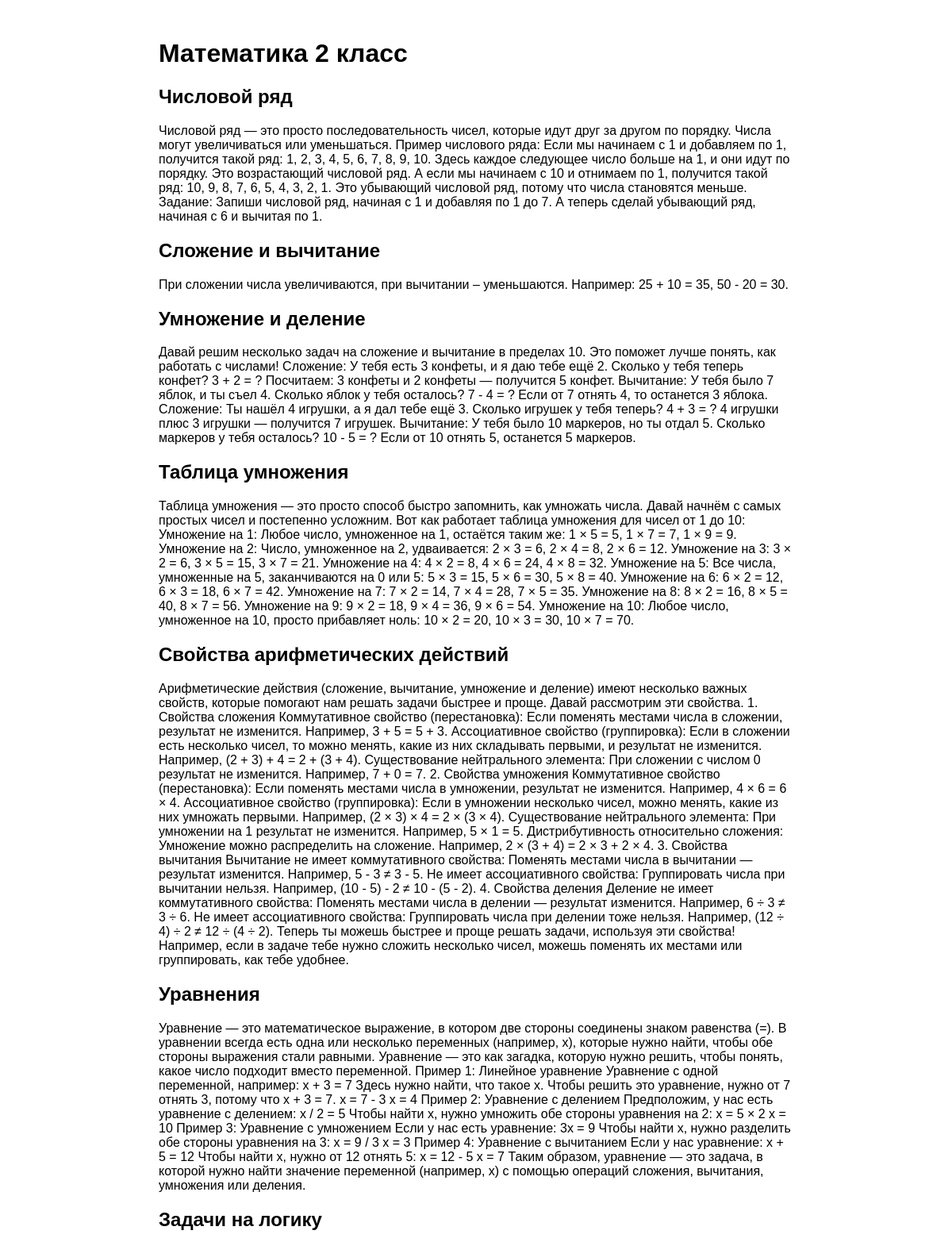
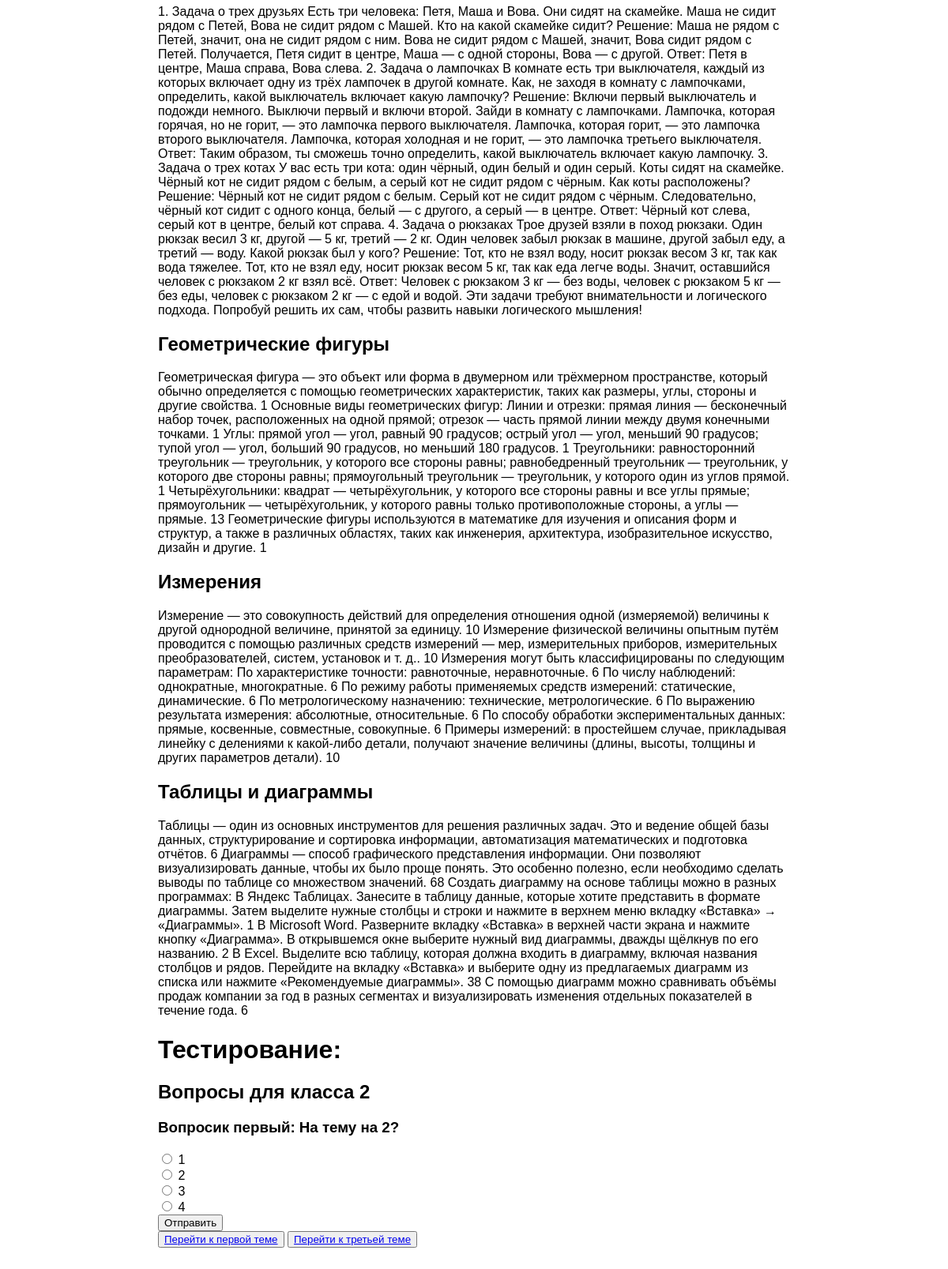
The app's page /second/ with its own data (2 pictures, top to bottom).
### core/models.py (models this page shows, shortened)
class Question(models.Model):
    text = models.TextField()
    classroom = models.ForeignKey(Classroom, on_delete=models.CASCADE, related_name="questions")

class Answer(models.Model):
    question = models.ForeignKey(Question, on_delete=models.CASCADE, related_name="answers")
    text = models.CharField(max_length=255)
    is_correct = models.BooleanField(default=False)

### core/views.py (the view)
# urls.py: path('second/', second_class_view, name='second'),
def second_class_view(request):
    classroom_id = 2
    questions = Question.objects.filter(classroom_id=classroom_id)
    return render(request, "second.html", {"questions": questions, "classroom_id": classroom_id})

### core/templates/second.html (shortened to what this page needs)
<!DOCTYPE html>
<html lang="ru">
  <head>
    {% load static %}
    <link rel="stylesheet" href="{% static 'css/style.css' %}" />
  </head>
  <body class="box">
    <div class="box_1">
      <h1>Математика 2 класс</h1>
      <div class="topic">
        <h2>Числовой ряд</h2>
        <p>
          Числовой ряд — это просто последовательность чисел, которые идут друг
          за другом по порядку. Числа могут увеличиваться или уменьшаться.
          Пример числового ряда: Если мы начинаем с 1 и добавляем по 1,
          получится такой ряд: 1, 2, 3, 4, 5, 6, 7, 8, 9, 10. Здесь каждое
          следующее число больше на 1, и они идут по порядку. Это возрастающий
          числовой ряд. А если мы начинаем с 10 и отнимаем по 1, получится такой
          ряд: 10, 9, 8, 7, 6, 5, 4, 3, 2, 1. Это убывающий числовой ряд, потому
          что числа становятся меньше. Задание: Запиши числовой ряд, начиная с 1
          и добавляя по 1 до 7. А теперь сделай убывающий ряд, начиная с 6 и
          вычитая по 1.
        </p>
      </div>
      <div class="topic">
        <h2>Сложение и вычитание</h2>
        <p>
          При сложении числа увеличиваются, при вычитании – уменьшаются.
          Например: 25 + 10 = 35, 50 - 20 = 30.
        </p>
      </div>
      <div class="topic">
        <h2>Умножение и деление</h2>
        <p>
          Давай решим несколько задач на сложение и вычитание в пределах 10. Это
          поможет лучше понять, как работать с числами! Сложение: У тебя есть 3
          конфеты, и я даю тебе ещё 2. Сколько у тебя теперь конфет? 3 + 2 = ?
          Посчитаем: 3 конфеты и 2 конфеты — получится 5 конфет. Вычитание: У
          тебя было 7 яблок, и ты съел 4. Сколько яблок у тебя осталось? 7 - 4 =
          ? Если от 7 отнять 4, то останется 3 яблока. Сложение: Ты нашёл 4
          игрушки, а я дал тебе ещё 3. Сколько игрушек у тебя теперь? 4 + 3 = ?
          4 игрушки плюс 3 игрушки — получится 7 игрушек. Вычитание: У тебя было
          10 маркеров, но ты отдал 5. Сколько маркеров у тебя осталось? 10 - 5 =
          ? Если от 10 отнять 5, останется 5 маркеров.
        </p>
      </div>
      <div class="topic">
        <h2>Таблица умножения</h2>
        <p>
          Таблица умножения — это просто способ быстро запомнить, как умножать
          числа. Давай начнём с самых простых чисел и постепенно усложним. Вот
          как работает таблица умножения для чисел от 1 до 10: Умножение на 1:
          Любое число, умноженное на 1, остаётся таким же: 1 × 5 = 5, 1 × 7 = 7,
          1 × 9 = 9. Умножение на 2: Число, умноженное на 2, удваивается: 2 × 3
          = 6, 2 × 4 = 8, 2 × 6 = 12. Умножение на 3: 3 × 2 = 6, 3 × 5 = 15, 3 ×
          7 = 21. Умножение на 4: 4 × 2 = 8, 4 × 6 = 24, 4 × 8 = 32. Умножение
          на 5: Все числа, умноженные на 5, заканчиваются на 0 или 5: 5 × 3 =
          15, 5 × 6 = 30, 5 × 8 = 40. Умножение на 6: 6 × 2 = 12, 6 × 3 = 18, 6
          × 7 = 42. Умножение на 7: 7 × 2 = 14, 7 × 4 = 28, 7 × 5 = 35.
          Умножение на 8: 8 × 2 = 16, 8 × 5 = 40, 8 × 7 = 56. Умножение на 9: 9
          × 2 = 18, 9 × 4 = 36, 9 × 6 = 54. Умножение на 10: Любое число,
          умноженное на 10, просто прибавляет ноль: 10 × 2 = 20, 10 × 3 = 30, 10
          × 7 = 70.
        </p>
      </div>
      <div class="topic">
        <h2>Свойства арифметических действий</h2>
        <p>
          Арифметические действия (сложение, вычитание, умножение и деление)
          имеют несколько важных свойств, которые помогают нам решать задачи
          быстрее и проще. Давай рассмотрим эти свойства. 1. Свойства сложения
          Коммутативное свойство (перестановка): Если поменять местами числа в
          сложении, результат не изменится. Например, 3 + 5 = 5 + 3.
          Ассоциативное свойство (группировка): Если в сложении есть несколько
          чисел, то можно менять, какие из них складывать первыми, и результат
          не изменится. Например, (2 + 3) + 4 = 2 + (3 + 4). Существование
          нейтрального элемента: При сложении с числом 0 результат не изменится.
          Например, 7 + 0 = 7. 2. Свойства умножения Коммутативное свойство
          (перестановка): Если поменять местами числа в умножении, результат не
          изменится. Например, 4 × 6 = 6 × 4. Ассоциативное свойство
          (группировка): Если в умножении несколько чисел, можно менять, какие
          из них умножать первыми. Например, (2 × 3) × 4 = 2 × (3 × 4).
          Существование нейтрального элемента: При умножении на 1 результат не
          изменится. Например, 5 × 1 = 5. Дистрибутивность относительно
          сложения: Умножение можно распределить на сложение. Например, 2 × (3 +
          4) = 2 × 3 + 2 × 4. 3. Свойства вычитания Вычитание не имеет
          коммутативного свойства: Поменять местами числа в вычитании —
          результат изменится. Например, 5 - 3 ≠ 3 - 5. Не имеет ассоциативного
          свойства: Группировать числа при вычитании нельзя. Например, (10 - 5)
          - 2 ≠ 10 - (5 - 2). 4. Свойства деления Деление не имеет
          коммутативного свойства: Поменять местами числа в делении — результат
          изменится. Например, 6 ÷ 3 ≠ 3 ÷ 6. Не имеет ассоциативного свойства:
          Группировать числа при делении тоже нельзя. Например, (12 ÷ 4) ÷ 2 ≠
          12 ÷ (4 ÷ 2). Теперь ты можешь быстрее и проще решать задачи,
          используя эти свойства! Например, если в задаче тебе нужно сложить
          несколько чисел, можешь поменять их местами или группировать, как тебе
          удобнее.
        </p>
      </div>
      <div class="topic">
        <h2>Уравнения</h2>
        <p>
          Уравнение — это математическое выражение, в котором две стороны
          соединены знаком равенства (=). В уравнении всегда есть одна или
          несколько переменных (например, x), которые нужно найти, чтобы обе
          стороны выражения стали равными. Уравнение — это как загадка, которую
          нужно решить, чтобы понять, какое число подходит вместо переменной.
          Пример 1: Линейное уравнение Уравнение с одной переменной, например: x
          + 3 = 7 Здесь нужно найти, что такое x. Чтобы решить это уравнение,
          нужно от 7 отнять 3, потому что x + 3 = 7. x = 7 - 3 x = 4 Пример 2:
          Уравнение с делением Предположим, у нас есть уравнение с делением: x /
          2 = 5 Чтобы найти x, нужно умножить обе стороны уравнения на 2: x = 5
          × 2 x = 10 Пример 3: Уравнение с умножением Если у нас есть уравнение:
          3x = 9 Чтобы найти x, нужно разделить обе стороны уравнения на 3: x =
          9 / 3 x = 3 Пример 4: Уравнение с вычитанием Если у нас уравнение: x +
          5 = 12 Чтобы найти x, нужно от 12 отнять 5: x = 12 - 5 x = 7 Таким
          образом, уравнение — это задача, в которой нужно найти значение
          переменной (например, x) с помощью операций сложения, вычитания,
          умножения или деления.
        </p>
      </div>
      <div class="topic">
        <h2>Задачи на логику</h2>
        <p>
          1. Задача о трех друзьях Есть три человека: Петя, Маша и Вова. Они
          сидят на скамейке. Маша не сидит рядом с Петей, Вова не сидит рядом с
          Машей. Кто на какой скамейке сидит? Решение: Маша не рядом с Петей,
          значит, она не сидит рядом с ним. Вова не сидит рядом с Машей, значит,
          Вова сидит рядом с Петей. Получается, Петя сидит в центре, Маша — с
          одной стороны, Вова — с другой. Ответ: Петя в центре, Маша справа,
          Вова слева. 2. Задача о лампочках В комнате есть три выключателя,
          каждый из которых включает одну из трёх лампочек в другой комнате.
          Как, не заходя в комнату с лампочками, определить, какой выключатель
          включает какую лампочку? Решение: Включи первый выключатель и подожди
          немного. Выключи первый и включи второй. Зайди в комнату с лампочками.
          Лампочка, которая горячая, но не горит, — это лампочка первого
          выключателя. Лампочка, которая горит, — это лампочка второго
          выключателя. Лампочка, которая холодная и не горит, — это лампочка
          третьего выключателя. Ответ: Таким образом, ты сможешь точно
          определить, какой выключатель включает какую лампочку. 3. Задача о
          трех котах У вас есть три кота: один чёрный, один белый и один серый.
          Коты сидят на скамейке. Чёрный кот не сидит рядом с белым, а серый кот
          не сидит рядом с чёрным. Как коты расположены? Решение: Чёрный кот не
          сидит рядом с белым. Серый кот не сидит рядом с чёрным. Следовательно,
          чёрный кот сидит с одного конца, белый — с другого, а серый — в
          центре. Ответ: Чёрный кот слева, серый кот в центре, белый кот справа.
          4. Задача о рюкзаках Трое друзей взяли в поход рюкзаки. Один рюкзак
          весил 3 кг, другой — 5 кг, третий — 2 кг. Один человек забыл рюкзак в
          машине, другой забыл еду, а третий — воду. Какой рюкзак был у кого?
          Решение: Тот, кто не взял воду, носит рюкзак весом 3 кг, так как вода
          тяжелее. Тот, кто не взял еду, носит рюкзак весом 5 кг, так как еда
          легче воды. Значит, оставшийся человек с рюкзаком 2 кг взял всё.
          Ответ: Человек с рюкзаком 3 кг — без воды, человек с рюкзаком 5 кг —
          без еды, человек с рюкзаком 2 кг — с едой и водой. Эти задачи требуют
          внимательности и логического подхода. Попробуй решить их сам, чтобы
          развить навыки логического мышления!
        </p>
      </div>
      <div class="topic">
        <h2>Геометрические фигуры</h2>
        <p>
          Геометрическая фигура — это объект или форма в двумерном или
          трёхмерном пространстве, который обычно определяется с помощью
          геометрических характеристик, таких как размеры, углы, стороны и
          другие свойства. 1 Основные виды геометрических фигур: Линии и
          отрезки: прямая линия — бесконечный набор точек, расположенных на
          одной прямой; отрезок — часть прямой линии между двумя конечными
          точками. 1 Углы: прямой угол — угол, равный 90 градусов; острый угол —
          угол, меньший 90 градусов; тупой угол — угол, больший 90 градусов, но
          меньший 180 градусов. 1 Треугольники: равносторонний треугольник —
          треугольник, у которого все стороны равны; равнобедренный треугольник
          — треугольник, у которого две стороны равны; прямоугольный треугольник
          — треугольник, у которого один из углов прямой. 1 Четырёхугольники:
          квадрат — четырёхугольник, у которого все стороны равны и все углы
          прямые; прямоугольник — четырёхугольник, у которого равны только
          противоположные стороны, а углы — прямые. 13 Геометрические фигуры
          используются в математике для изучения и описания форм и структур, а
          также в различных областях, таких как инженерия, архитектура,
          изобразительное искусство, дизайн и другие. 1
        </p>
      </div>
      <div class="topic">
        <h2>Измерения</h2>
        <p>
          Измерение — это совокупность действий для определения отношения одной
          (измеряемой) величины к другой однородной величине, принятой за
          единицу. 10 Измерение физической величины опытным путём проводится с
          помощью различных средств измерений — мер, измерительных приборов,
          измерительных преобразователей, систем, установок и т. д.. 10
          Измерения могут быть классифицированы по следующим параметрам: По
          характеристике точности: равноточные, неравноточные. 6 По числу
          наблюдений: однократные, многократные. 6 По режиму работы применяемых
          средств измерений: статические, динамические. 6 По метрологическому
          назначению: технические, метрологические. 6 По выражению результата
          измерения: абсолютные, относительные. 6 По способу обработки
          экспериментальных данных: прямые, косвенные, совместные, совокупные. 6
          Примеры измерений: в простейшем случае, прикладывая линейку с
          делениями к какой-либо детали, получают значение величины (длины,
          высоты, толщины и других параметров детали). 10
        </p>
      </div>
      <div class="topic">
        <h2>Таблицы и диаграммы</h2>
        <p>
          Таблицы — один из основных инструментов для решения различных задач.
          Это и ведение общей базы данных, структурирование и сортировка
          информации, автоматизация математических и подготовка отчётов. 6
          Диаграммы — способ графического представления информации. Они
          позволяют визуализировать данные, чтобы их было проще понять. Это
          особенно полезно, если необходимо сделать выводы по таблице со
          множеством значений. 68 Создать диаграмму на основе таблицы можно в
          разных программах: В Яндекс Таблицах. Занесите в таблицу данные,
          которые хотите представить в формате диаграммы. Затем выделите нужные
          столбцы и строки и нажмите в верхнем меню вкладку «Вставка» →
          «Диаграммы». 1 В Microsoft Word. Разверните вкладку «Вставка» в
          верхней части экрана и нажмите кнопку «Диаграмма». В открывшемся окне
          выберите нужный вид диаграммы, дважды щёлкнув по его названию. 2 В
          Excel. Выделите всю таблицу, которая должна входить в диаграмму,
          включая названия столбцов и рядов. Перейдите на вкладку «Вставка» и
          выберите одну из предлагаемых диаграмм из списка или нажмите
          «Рекомендуемые диаграммы». 38 С помощью диаграмм можно сравнивать
          объёмы продаж компании за год в разных сегментах и визуализировать
          изменения отдельных показателей в течение года. 6
        </p>
      </div>
      <h1>Тестирование: </h1>
      <h2>Вопросы для класса {{ classroom_id }}</h2>
      <form
        method="post"
        action="{% url 'submit_test' classroom_id=classroom_id %}"
      >
        {% csrf_token %} {% for question in questions %}
        <h3>{{ question.text }}</h3>
        {% for answer in question.answers.all %}
        <label>
          <input
            type="radio"
            name="question_{{ question.id }}"
            value="{{ answer.id }}"
          />
          {{ answer.text }} </label
        ><br />
        {% empty %}
        <p>Нет вариантов ответа</p>
        {% endfor %} {% empty %}
        <p>Нет доступных вопросов.</p>
        {% endfor %}
        <button type="submit">Отправить</button>
      </form>
      <button>
        <a href="{% url 'first' classroom_id=2 %}">Перейти к первой теме</a>
      </button>
      <button><a href="{%url 'third'%}">Перейти к третьей теме</a></button>
    </div>
  </body>
</html>

### core/static/css/style.css (style rules this page uses)
.box { display: flex; justify-content: center; align-items: center; flex-direction: column; padding: 20px; }
.box_1 { width: 100%; max-width: 800px; margin: 0 auto; text-align: left; font-family: Arial, Helvetica, sans-serif; }

### records on screen
Question: text "Вопросик первый: На тему на 2?"
Answer: text "1"
Answer: text "2"
Answer: text "3"
Answer: text "4"

### other values on screen
{{ classroom_id }} "2"
